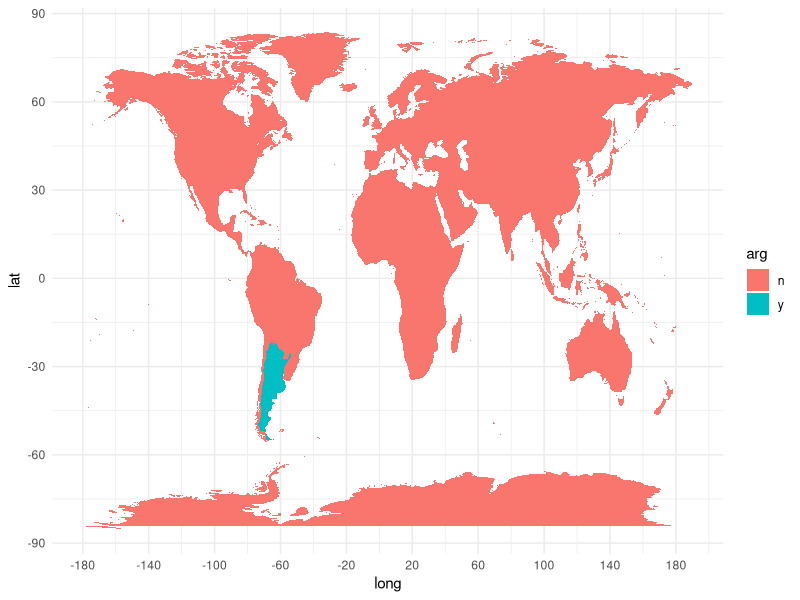

This figure's R source: (Note: this script raises an error after producing the figure.)
## ---- chunk 1
library(tidyverse)
theme_set(theme_minimal())
# theme for later
theme_map <- theme(
  plot.title = element_text(
    face = "bold", 
    hjust = 0.5,
    size = 18
  ),
  legend.position = "none",
  axis.title = element_blank(),
  axis.text = element_blank(),
  axis.ticks = element_blank()
)
## ---- chunk 2
map_data("world") |> 
  glimpse()
## ---- chunk 3
base <- map_data("world") |> 
  mutate(arg = ifelse(region == "Argentina", "y", "n")) |> 
  ggplot(aes(long, lat, group = group, fill = arg)) +
  geom_polygon() +
  scale_x_continuous(breaks = seq(-180, 180, 40)) +
  scale_y_continuous(breaks = seq(-90, 90, 30))
base
## ---- chunk 4
ar <- base +
  scale_fill_manual(values = c("#e0e0e0", "#176b2d")) +
  coord_map("orthographic", orientation = c(-30, -60, 0)) +
  labs(title = "Argentina") + 
  theme_map
ar
## ---- chunk 5
arent <- base +
  scale_fill_manual(values = c("#176b2d", "#e0e0e0")) +
  coord_map("orthographic", orientation = c(-15, -60, 0)) +
  labs(title = "Are'ntgentina") + 
  theme_map
arent
## ---- chunk 6
library(cowplot)
plot_grid(ar, arent, nrow = 1)
